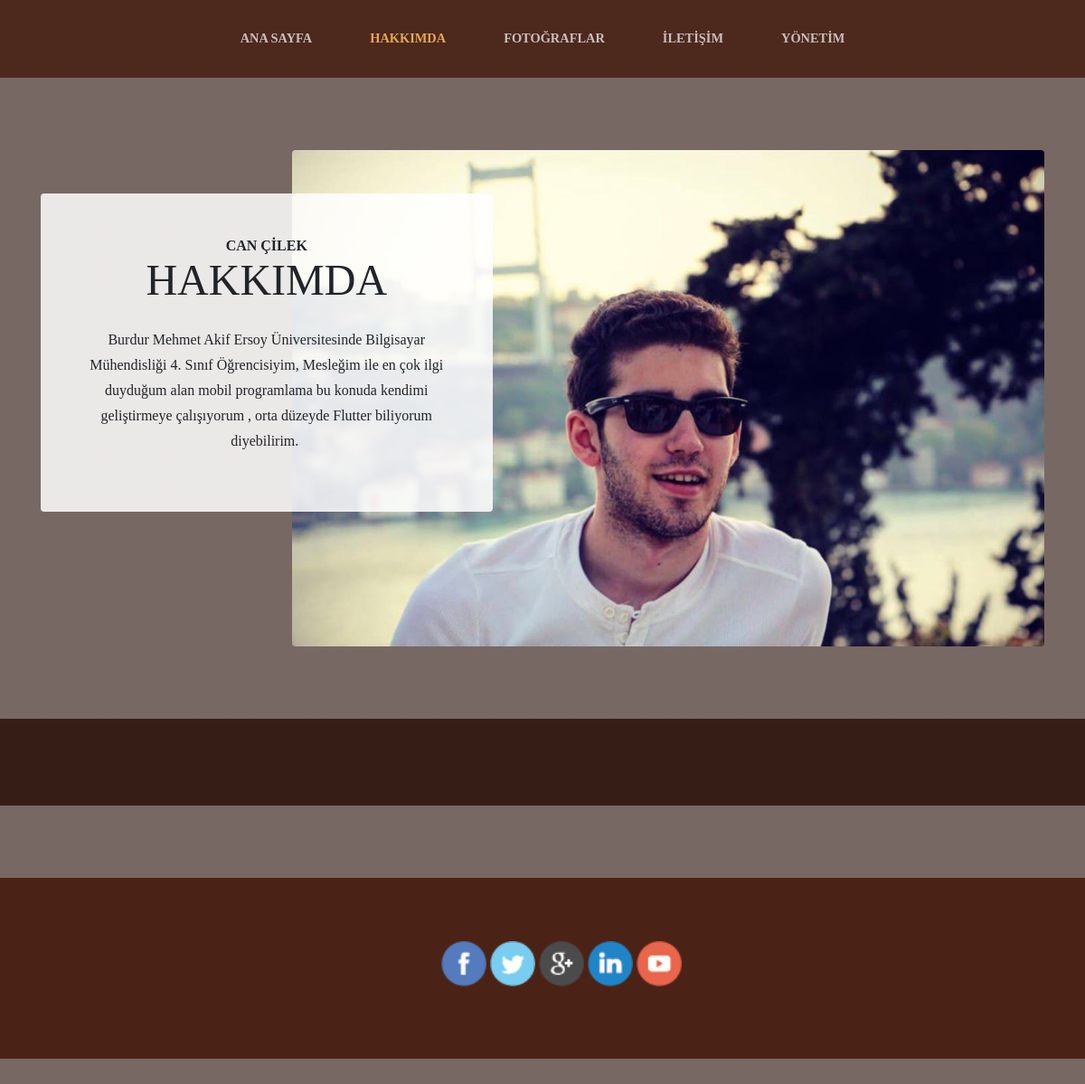
Page /hakkimizda.php on the committed database.
### tables this page shows
CREATE TABLE `hakkimizda` (
  `id` int(11) NOT NULL,
  `foto` char(50) NOT NULL,
  `ustBaslik` char(250) NOT NULL,
  `baslik` char(250) NOT NULL,
  `icerik` text NOT NULL
);

### hakkimizda.php (the view, shortened to what this page needs)
<?php
include('inc/vt.php');
include('inc/head.php');
include('inc/nav.php');
$sorgu = $baglanti->prepare("SELECT * FROM hakkimizda");
$sorgu->execute();
$sonuc = $sorgu->fetch();
?>
 <section class="page-section clearfix">
        <div class="container">
            <div class="intro">
                <img class="intro-img img-fluid mb-4 mb-lg-0 rounded" src="img/<?= $sonuc['foto'] ?>" alt="">
                <div class="intro-text left-0 text-center bg-faded p-5 rounded">
					<h2 class="section-heading mb-4">
                                <span class="section-heading-upper"><?= $sonuc['ustBaslik'] ?></span>
                                <span class="section-heading-lower"><?= $sonuc['baslik'] ?></span>
                            </h2>
                            <?= $sonuc['icerik'] ?>
                </div>
            </div>
        </div>
    </section>
<?php
include('inc/footer.php');
?>

### css/business-casual.css (style rules this page uses)
body { font-family: 'Lora'; background: -webkit-gradient(linear, left top, left bottom, from(rgba(47, 23, 15, 0.65))), url("../img/k.png"); background: linear-gradient(rgba(47, 23, 15, 0.65)), url("../img/k.png"); background-attachment: fixed; background-position: center; background-size: cover; }
h1, h2, h3, h4, h5, h6 { font-family: 'Raleway'; }
p { line-height: 1.75; }
.page-section { margin-top: 5rem; margin-bottom: 5rem; }
.section-heading { text-transform: uppercase; }
.section-heading .section-heading-upper { display: block; font-size: 1rem; font-weight: 800; }
.section-heading .section-heading-lower { display: block; font-size: 3rem; font-weight: 100; }
.bg-faded { background-color: rgba(255, 255, 255, 0.85); }
.intro { position: relative; }
@media (min-width: 992px) { .intro .intro-img { width: 75%; float: right; } }
@media (min-width: 992px) { .intro .intro-text { left: 0; width: 60%; margin-top: 3rem; position: absolute; } }
@media (min-width: 1200px) { .intro .intro-text { width: 45%; } }

### rows in the picture
hakkimizda: foto (picture), ustBaslik "CAN ÇİLEK", baslik "HAKKIMDA", icerik "Burdur Mehmet Akif Ersoy Üniversitesinde Bilgisayar Mühendisliği 4. Sınıf Öğrencisiyim, Mesleğim ile en çok ilgi duyduğum alan mobil programlama bu konuda kendimi geliştirmeye çalışıyorum , orta düzeyde Flutter biliyorum diyebilirim."
